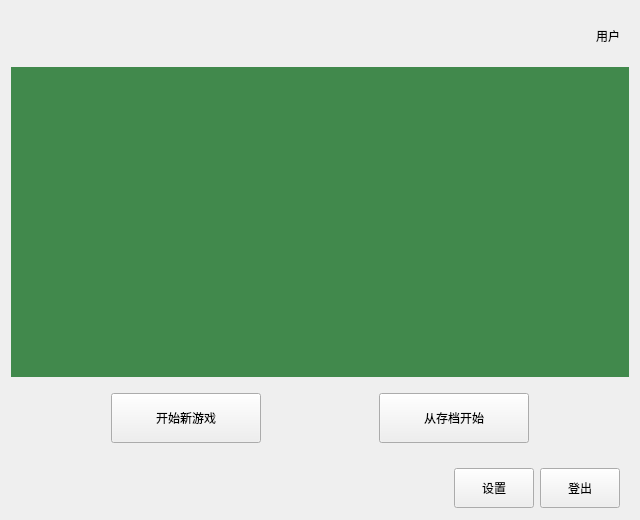
<?xml version="1.0" encoding="UTF-8"?>
<ui version="4.0">
 <class>begin</class>
 <widget class="QWidget" name="begin">
  <property name="geometry">
   <rect>
    <x>0</x>
    <y>0</y>
    <width>640</width>
    <height>520</height>
   </rect>
  </property>
  <property name="minimumSize">
   <size>
    <width>520</width>
    <height>400</height>
   </size>
  </property>
  <property name="maximumSize">
   <size>
    <width>800</width>
    <height>700</height>
   </size>
  </property>
  <property name="windowTitle">
   <string>Form</string>
  </property>
  <layout class="QVBoxLayout" name="verticalLayout">
   <item>
    <widget class="QWidget" name="user" native="true">
     <property name="maximumSize">
      <size>
       <width>16777215</width>
       <height>50</height>
      </size>
     </property>
     <layout class="QHBoxLayout" name="horizontalLayout_3">
      <item>
       <spacer name="horizontalSpacer_2">
        <property name="orientation">
         <enum>Qt::Horizontal</enum>
        </property>
        <property name="sizeHint" stdset="0">
         <size>
          <width>40</width>
          <height>20</height>
         </size>
        </property>
       </spacer>
      </item>
      <item>
       <widget class="QLabel" name="begin_user_label">
        <property name="text">
         <string>用户</string>
        </property>
       </widget>
      </item>
     </layout>
    </widget>
   </item>
   <item>
    <widget class="QWidget" name="video" native="true">
     <property name="minimumSize">
      <size>
       <width>0</width>
       <height>0</height>
      </size>
     </property>
     <property name="styleSheet">
      <string notr="true">background-color: rgb(65, 137, 76);</string>
     </property>
    </widget>
   </item>
   <item>
    <widget class="QWidget" name="button_group" native="true">
     <property name="maximumSize">
      <size>
       <width>16777215</width>
       <height>70</height>
      </size>
     </property>
     <layout class="QHBoxLayout" name="horizontalLayout">
      <property name="leftMargin">
       <number>100</number>
      </property>
      <property name="rightMargin">
       <number>100</number>
      </property>
      <item>
       <widget class="QPushButton" name="begin_startNewGame_Button">
        <property name="minimumSize">
         <size>
          <width>150</width>
          <height>50</height>
         </size>
        </property>
        <property name="maximumSize">
         <size>
          <width>150</width>
          <height>50</height>
         </size>
        </property>
        <property name="text">
         <string>开始新游戏</string>
        </property>
       </widget>
      </item>
      <item>
       <spacer name="horizontalSpacer_3">
        <property name="orientation">
         <enum>Qt::Horizontal</enum>
        </property>
        <property name="sizeHint" stdset="0">
         <size>
          <width>40</width>
          <height>20</height>
         </size>
        </property>
       </spacer>
      </item>
      <item>
       <widget class="QPushButton" name="begin_startFromSave_button">
        <property name="minimumSize">
         <size>
          <width>150</width>
          <height>50</height>
         </size>
        </property>
        <property name="maximumSize">
         <size>
          <width>150</width>
          <height>50</height>
         </size>
        </property>
        <property name="text">
         <string>从存档开始</string>
        </property>
       </widget>
      </item>
     </layout>
    </widget>
   </item>
   <item>
    <widget class="QWidget" name="loginout" native="true">
     <property name="maximumSize">
      <size>
       <width>16777215</width>
       <height>50</height>
      </size>
     </property>
     <layout class="QHBoxLayout" name="horizontalLayout_2">
      <item>
       <spacer name="horizontalSpacer">
        <property name="orientation">
         <enum>Qt::Horizontal</enum>
        </property>
        <property name="sizeHint" stdset="0">
         <size>
          <width>40</width>
          <height>20</height>
         </size>
        </property>
       </spacer>
      </item>
      <item>
       <widget class="QPushButton" name="begin_setting_button">
        <property name="minimumSize">
         <size>
          <width>70</width>
          <height>40</height>
         </size>
        </property>
        <property name="text">
         <string>设置</string>
        </property>
       </widget>
      </item>
      <item>
       <widget class="QPushButton" name="begin_loginOut_button">
        <property name="minimumSize">
         <size>
          <width>70</width>
          <height>40</height>
         </size>
        </property>
        <property name="text">
         <string>登出</string>
        </property>
       </widget>
      </item>
     </layout>
    </widget>
   </item>
  </layout>
 </widget>
 <resources/>
 <connections/>
</ui>
